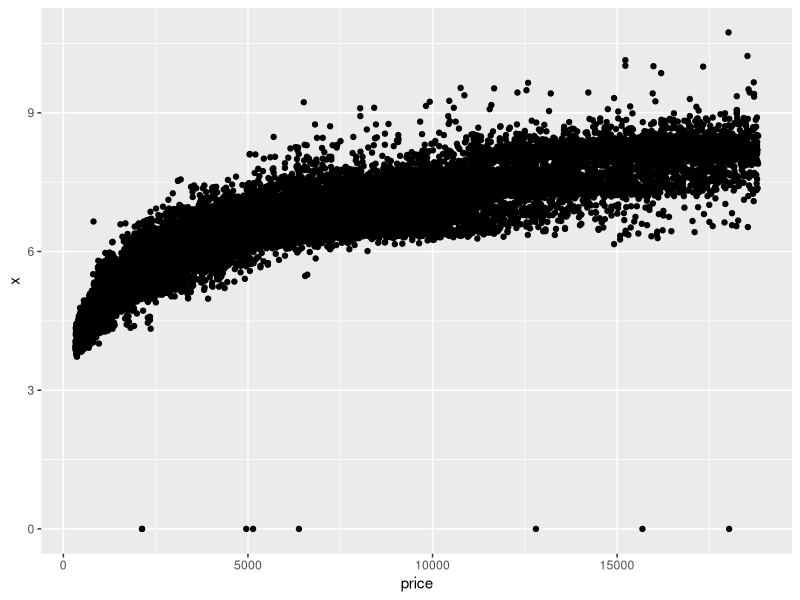
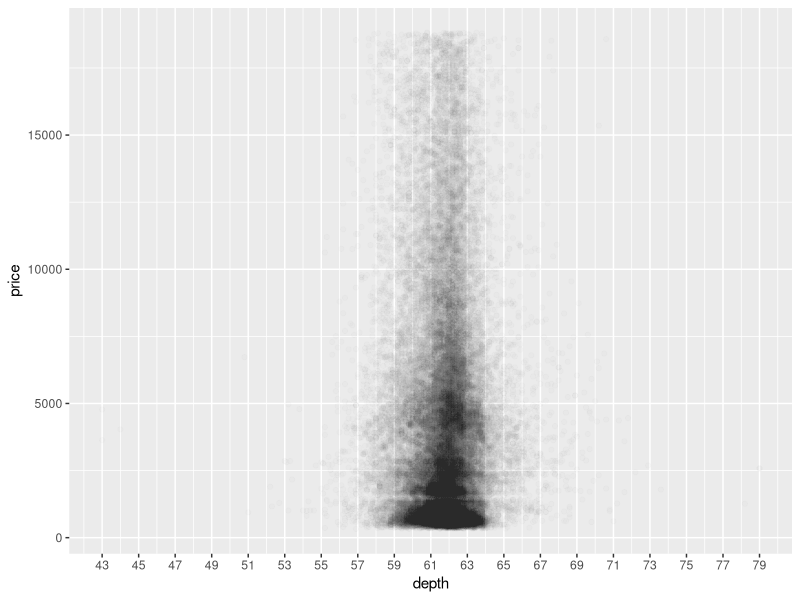
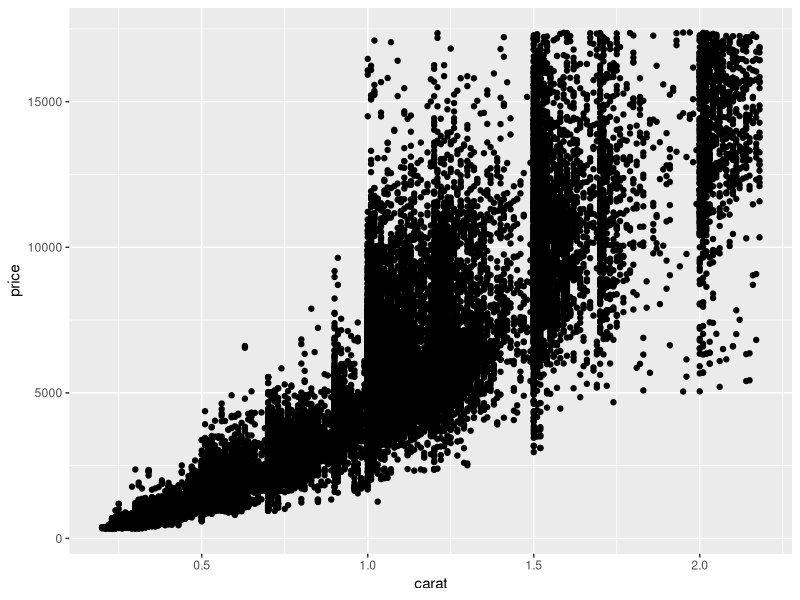
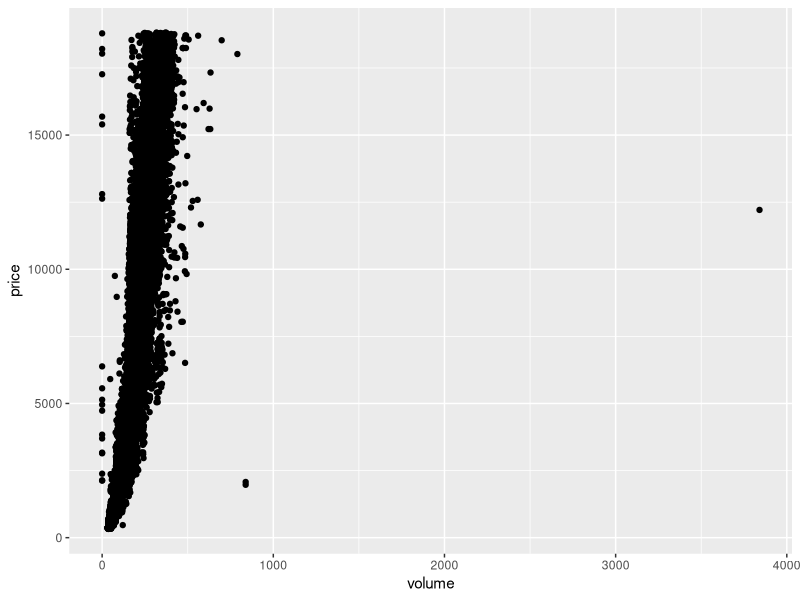
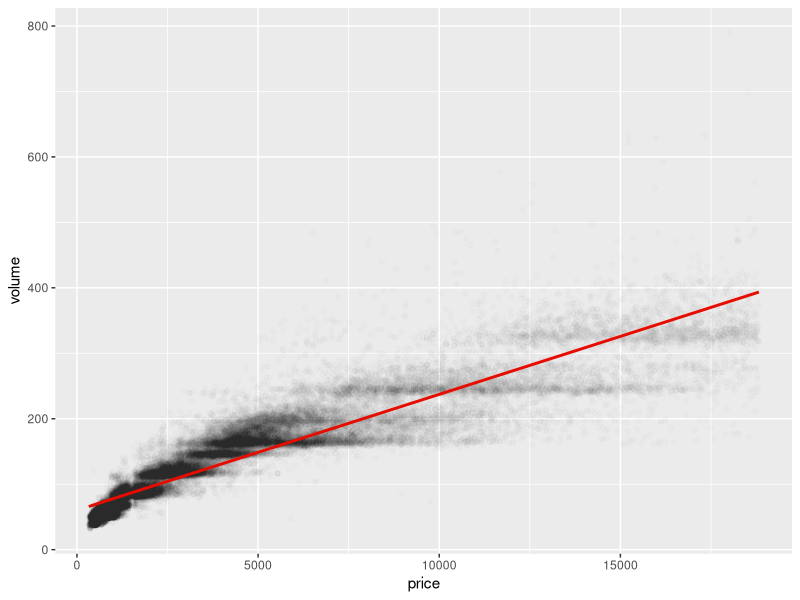
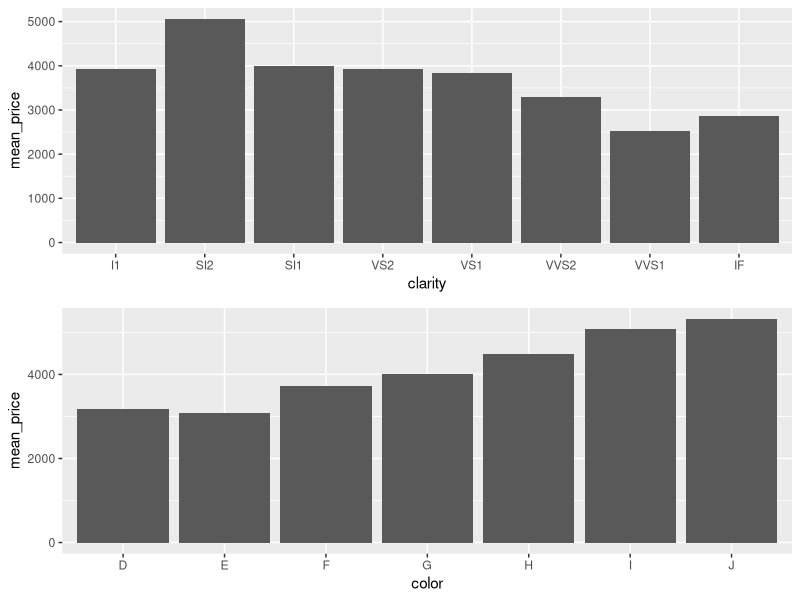

Source code (R) for these figures, in order:
## ---- chunk 1
knitr::opts_chunk$set(echo = TRUE)
## ---- chunk 2
library(ggplot2)
data(diamonds)
## ---- chunk 3
?diamonds
summary(diamonds)
str(diamonds)
head(diamonds)



## ---- chunk 4
ggplot(data = diamonds, aes(x=price, y=x)) +
  geom_point()

## ---- chunk 5
cor.test(diamonds$price, diamonds$x, method="pearson")

cor.test(diamonds$price, diamonds$y, method="pearson")

cor.test(diamonds$price, diamonds$z, method="pearson")

## ---- chunk 6
ggplot(data = diamonds, aes(x = depth, y = price)) + 
  geom_point(alpha = 1/100) +
  scale_x_continuous(breaks= seq(43, 79, 2))

## ---- chunk 7
cor.test(diamonds$price, diamonds$depth, method="pearson")



## ---- chunk 8
ggplot(data = diamonds, aes(x = carat, y = price)) + 
  geom_point() + 
  xlim(0.20, quantile(diamonds$carat, 0.99)) + 
  ylim(326, quantile(diamonds$price, 0.99))

  

## ---- chunk 9

diamonds$volume <- diamonds$x * diamonds$y * diamonds$z
#making sure everthing went right
names (diamonds)

length(diamonds$volume) == length(diamonds$x)

## ---- chunk 10
ggplot(data = diamonds, aes(x = volume, y = price)) + 
  geom_point() 

## ---- chunk 11
zero_volume_outlier <- subset(diamonds, volume == 0)
length(zero_volume_outlier)

price_volume_outlier <- subset(diamonds, price == 0)
length(price_volume_outlier)

## ---- chunk 12

diamonds_without_volume_outliers = subset(diamonds, volume>0 & volume< 800)
cor.test(x=diamonds_without_volume_outliers$price, y=diamonds_without_volume_outliers$volume)

## ---- chunk 13

ggplot(data= diamonds_without_volume_outliers, aes(x=price, y=volume)) + 
  geom_point(alpha = 1/100) +
  geom_smooth(method='lm', color= '#E70C00')

## ---- chunk 14

library(dplyr)
#let's group the whole diamonds dataset by clarity
clarity_group = group_by(diamonds, clarity)

diamondsByClarity = summarise(clarity_group, 
                    mean_price = mean(price),
                    median_price = median(price),
                    min_price = min(price),
                    max_price = max(price),
                    n = n())

head(diamondsByClarity)

## ---- chunk 15


library(dplyr)
library(gridExtra)


diamonds_by_clarity <- group_by(diamonds, clarity)
diamonds_mp_by_clarity <- summarise(diamonds_by_clarity, mean_price = mean(price))

diamonds_by_color <- group_by(diamonds, color)
diamonds_mp_by_color <- summarise(diamonds_by_color, mean_price = mean(price))

#the two bar plots
p1 <- ggplot(data = diamonds_mp_by_clarity, aes(x=clarity, y=mean_price)) + 
  geom_bar(stat="identity")

p2 <- ggplot(data = diamonds_mp_by_color, aes(x=color, y=mean_price)) + 
  geom_bar(stat="identity")

grid.arrange(p1, p2)


